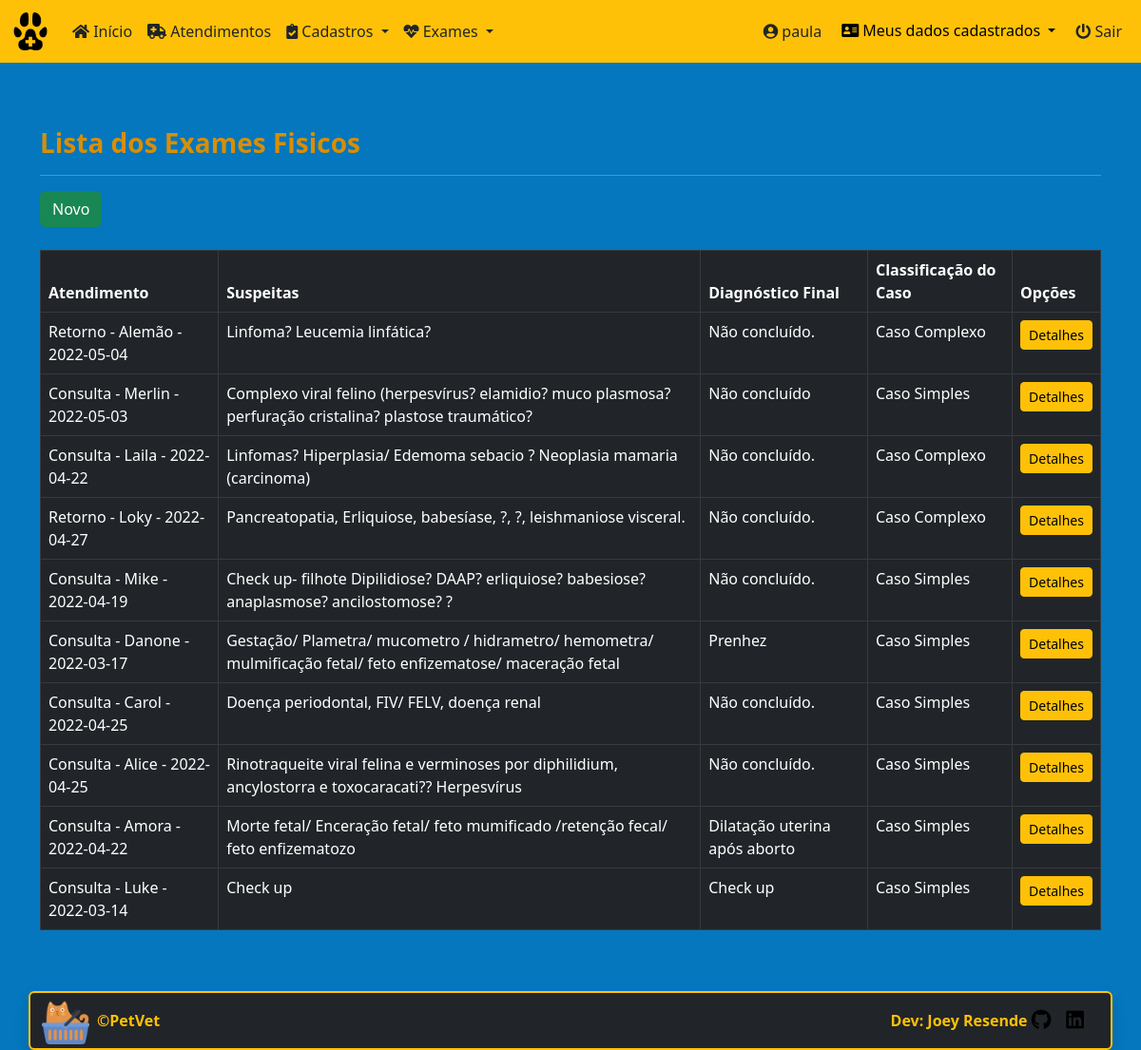
The page /petvet/physical_exams/ (signed in) on the database its author committed.
### core/models.py (models this page shows, shortened)
class PhysicalExam(models.Model):
    medical_care = models.ForeignKey(
        'MedicalCare', on_delete=models.PROTECT, null=True, verbose_name='Atendimento')
    choice_conduct = models.CharField(
        max_length=9, choices=conduct, verbose_name='Conduta')
    weight = models.DecimalField(
        max_digits=6, decimal_places=3, verbose_name='Peso', default=0)
    choice_consciousness = models.CharField(
        max_length=18, choices=consciousness, verbose_name='Nivel de Consciência')
    stance = models.CharField(max_length=30, verbose_name='Postura')
    hydration = models.CharField(max_length=30, verbose_name='Hidratação')
    choice_nutricional_status = models.CharField(
        max_length=18, choices=nutricional_status, verbose_name='Estado Nutricional')
    oculopalpebral = models.CharField(
        max_length=30, default='Não Permitiu', verbose_name='Mucosa Oculopalpebral')
    bucal = models.CharField(
        max_length=30, default='Não Permitiu', verbose_name='Mucosa Bucal')
    genital = models.CharField(
        max_length=30, default='Não Permitiu', verbose_name='Mucosa Genital')
    choice_dental_calculus = models.CharField(
        max_length=18, choices=dental_calculus, verbose_name='Cálculo Dentário')
    choice_dental_loss = models.CharField(
        max_length=29, choices=dental_loss, verbose_name='Perda Dentário')
    gengivite = models.CharField(
        max_length=18, choices=dental_calculus, verbose_name='Gengivite')
    choice_ulcera = models.CharField(
        max_length=12, choices=ulcera, verbose_name='Úlcera')
    choice_halitose = models.CharField(
        max_length=18, choices=dental_calculus, verbose_name='Halitose')
    linfonodos = models.CharField(max_length=60, verbose_name='Linfonodos')
    fc = models.CharField(max_length=30, default=0, verbose_name='FC')
    fr = models.CharField(max_length=30, default=0, verbose_name='FR')
    tpc = models.CharField(max_length=30, default=0, verbose_name='TPC')
    tr = models.CharField(max_length=30, default=0, verbose_name='TR')
    pulse = models.CharField(max_length=30, default=0, verbose_name='Pulso')
    choice_auscu_cardio = models.CharField(
        max_length=26, choices=auscu_cardio, verbose_name='Ausculta Cardíaca')
    heart_rate = models.CharField(
        max_length=30, default=0, verbose_name='Ritmo Cardíaco')
    choice_auscu_pulmonar = models.CharField(
        max_length=17, choices=auscu_pulmonar, verbose_name='Ausculta Pulmonar')
    choice_percu_pulmonar = models.CharField(
        max_length=17, choices=percu_pulmonar, verbose_name='Percussão Pulmonar')
    palpa_abdominal = models.CharField(
        max_length=60, verbose_name='Palpação Abdominal')
    choice_mamas = models.CharField(
        max_length=17, choices=mamas, verbose_name='Mamas/Tetos')
    choice_nodulo = models.CharField(
        max_length=17, choices=nodulo, verbose_name='Nódulos')
    choice_nodulo_pain = models.CharField(
        max_length=30, choices=castrated_status, verbose_name='Dor Nódulo')
    choice_local_pain = models.CharField(
        max_length=30, choices=local_pain, verbose_name='Local da Dor')
    choice_pain_m = models.CharField(
        max_length=3, choices=pain_m, verbose_name='Código Região')
    genital_region = models.CharField(
        max_length=30, default='Normal', verbose_name='Região Genital')
    choice_ectoparasitas = models.CharField(
        max_length=30, choices=parasitas, verbose_name='Ectoparasitas')
    ectoparasitas_intensity = models.CharField(
        max_length=30,  null=True, blank=True, verbose_name='Intensidade dos Parasitas')
    pelage = models.CharField(
        max_length=60, default='Normal', verbose_name='Pelagem')
    ears = models.CharField(
        max_length=60, default='Normal', verbose_name='Orelhas')
    diag_differ = models.TextField(
        max_length=1000, verbose_name='Suspeitas')
    diag_final = models.TextField(
        max_length=1000, verbose_name='Diagnósticos Definitivos')
    case_classification = models.CharField(
        max_length=13, choices=classifier, verbose_name='Classificação de caso')
    class Meta:
        ordering = ['id']

class MedicalCare(models.Model):
    id = models.AutoField(primary_key=True)
    date = models.DateField(default=date.today, verbose_name='Data')
    time = models.TimeField(verbose_name='Hora')
    pet_name = models.ForeignKey(
        'Pets', on_delete=models.PROTECT, null=True, verbose_name='Nome do Pet')
    procedure = models.CharField(
        max_length=8, choices=procedures, verbose_name='Tipo de atendimento')
    vet_name = models.ForeignKey(
        'Vet', on_delete=models.PROTECT, null=True, verbose_name='Veterinario')
    sedative = models.CharField(
        max_length=8, choices=type_sedative, default='Não', verbose_name='Tipo de sedativo')
    report = models.TextField(
        max_length=1000, verbose_name='Relato do problema')
    class Meta:
        ordering = ['-date']
    def __str__(self):
        return f'{self.procedure} - {self.pet_name} - {self.date}'

class Pets(models.Model):
    id = models.AutoField(primary_key=True)
    pet_name = models.CharField(
        max_length=30, verbose_name='Nome do Pet')
    species = models.CharField(
        max_length=20, verbose_name='Espécie')
    breed = models.CharField(
        max_length=30, verbose_name='Raça')
    gender = models.CharField(
        max_length=5, choices=sex_status, verbose_name='Gênero')
    date_of_birth = models.DateField(
        null=True, blank=True, verbose_name='Data de Nascimento')
    castrated = models.CharField(
        max_length=3, choices=castrated_status, default='N', verbose_name='Castrado?')
    weight = models.DecimalField(
        max_digits=6, decimal_places=3, verbose_name='Peso', default=0)
    tutor_name = models.ForeignKey(
        'Tutor', on_delete=models.PROTECT, null=True, verbose_name='Nome do Tutor')
    class Meta:
        ordering = ['-id']
    def __str__(self):
        return self.pet_name

### core/views.py (the view)
# urls.py: path('physical_exams/', PhysicalExamList.as_view(), name='physical_exams'),
class PhysicalExamList(LoginRequiredMixin, ListView):
    login_url = reverse_lazy('login')
    model = PhysicalExam
    template_name = 'core/physical_exam_list.html'

### core/templates/core/physical_exam_list.html (shortened to what this page needs)
{% extends 'core/base_model.html' %}
{% load static %}
{% block content %}
<h3><strong>Lista dos Exames Fisicos</strong></h3>
<hr>
<a href="{% url 'physical_exam_new' %}" class="btn btn-success btn">Novo</a><br><br>
<div class="table-responsive">
  <table class="table table-bordered table-hover table-dark" id="physical_exam_table">
    <thead class="thead-dark bg-dark">
      <tr>
        <th>Atendimento</th>
        <th>Suspeitas</th>
        <th>Diagnóstico Final</th>
        <th>Classificação do Caso</th>
        <th>Opções</th>
      </tr>
    </thead>
    <tbody>
      {% for each in object_list %}
      <tr>
        <td>{{ each.medical_care }}</td>
        <td>{{ each.diag_differ }}</td>
        <td>{{ each.diag_final }}</td>
        <td>{{ each.case_classification }}</td>
        <td>
          <a href="{% url 'physical_exam_detail' each.pk %}" class="btn btn-warning btn-sm">Detalhes</a>
        </td>
      </tr>
      {% empty %}
      <tr>
        <td colspan="6">Nenhum exame fisico geral cadastrado.</td>
      </tr>
      {% endfor %}
    </tbody>
  </table>
</div>
{% endblock %}

### core/templates/core/base_model.html (shortened to what this page needs)
{% load static %}
<!DOCTYPE html>
<html lang="pt-br" class="h-100">
<head>
  <link rel="stylesheet" href="{% static 'css/bootstrap.min.css/' %}" />
  <link rel="stylesheet" href="https://cdnjs.cloudflare.com/ajax/libs/font-awesome/5.11.2/css/all.css">
  <link rel="stylesheet" href="{% static 'css/styles.css/' %}" />
  <link rel="stylesheet" type="text/css" href="https://cdn.datatables.net/v/bs5/dt-1.11.5/datatables.min.css" />
</head>
<body class="d-flex flex-column h-100">
  <main role="main" class="flex-shrink-0  ">
    {% block menu %}
    <nav class="navbar navbar-expand-lg bg-warning" aria-label="Sixth navbar example">
      <div class="container-fluid">
        <a class="navbar-brand" href="{% url 'index' %}">
          <img src="{% static 'img/favicon.ico/' %}" height="40" alt="" />
        </a>
        <div class="collapse navbar-collapse" id="navbarsExample06">
          <ul class="navbar-nav me-auto mb-2 mb-xl-0">
            <li class="nav-item">
              <a class="nav-link text-dark" href="{% url 'index' %}">
                <i class="fa fa-home" aria-hidden="true"></i>
                Início
              </a>
            </li>
            <li class="nav-item">
              <a class="nav-link text-dark" href="{% url 'medical_cares' %}">
                <i class="fas fa-ambulance" aria-hidden="true"></i>
                Atendimentos
              </a>
            </li>
            <li class="nav-item dropdown">
              <a class="nav-link text-dark dropdown-toggle" href="#" data-bs-toggle="dropdown" aria-expanded="false">
                <i class="fas fa-clipboard-check" aria-hidden="true"></i>
                Cadastros
              </a>
            </li>
            <li class="nav-item dropdown">
              <a class="nav-link text-dark dropdown-toggle" href="#" data-bs-toggle="dropdown" aria-expanded="false">
                <i class="fas fa-heartbeat" aria-hidden="true"></i>
                Exames
              </a>
            </li>
          </ul>
          <div class="collapse navbar-collapse d-lg-flex justify-content-end">
            <ul class="navbar-nav bd-navbar-nav flex=row">
              {% if request.user.is_authenticated %}
              <li class="nav-item">
                <a class="nav-link text-dark" href="{% url 'meus_dados' %}">
                  <i class="fas fa-user-circle" aria-hidden="true"></i>
                  <span id="username">{{ request.user }}</span>
                </a>
              </li>
              <div class="dropdown">
                <button type="button" class="btn btn-warning dropdown-toggle" data-bs-toggle="dropdown" aria-expanded="false" data-bs-auto-close="outside">
                  <i class="fas fa-address-card" aria-hidden="true"></i>
                  Meus dados cadastrados
                </button>
              </div>
              <li class="nav-item">
                <a class="nav-link text-dark" href="{% url 'logout' %}">
                  <i class="fas fa-power-off" aria-hidden="true"></i>
                  Sair
                </a>
              </li>
              {% endif %}
            </ul>
          </div>
         </div>
      </div>
    </nav>
    {% endblock %}
    <div class="container py-5">
      {% block content %}
      {% endblock %}
    </div>
  </main>
{% block footer %}
<div class="container border border-warning border-2  rounded shadow bg-dark">
  <footer class="d-flex flex-wrap justify-content-between align-items-center py-1">
    <div class="col-md-4 d-flex align-items-center">
      <a href="{% url 'index' %}" class="mb-3 me-2 mb-md-0">
        <img src="{% static 'img/cat_yellow.png/' %}" width="50" height="50" alt="">
      </a>
      <span class="mb-3 mb-md-0 text-warning"><strong>&copy;PetVet</strong></span>
    </div>
    <ul class="nav col-md-4 justify-content-end list-unstyled d-flex">
      <li class="ms-3 text-warning"><strong>Dev: Joey Resende</strong>  <a href="https://github.com/Joey-Resende" target="_blank">
        <i class="fab fa-github fa-lg text-black" aria-hidden="true"></i>
      </a></li>
      <li class="ms-3"><a href="https://www.linkedin.com/in/givanildo-resende/" target="_blank">
        <i class="fab fa-linkedin fa-lg text-black" aria-hidden="true"></i>
      </a></li>
    </ul>
  </footer>
</div>
{% endblock %}
</body>
</html>

### static/css/styles.css (style rules this page uses)
:root { --preto: #000000; --branco-1: #ffffff; --branco-2: #E0E2DD; --azul-1: #0477BF; --azul-2: #0388A6; --azul-3: #003570; --amarelo-1: #F2CB05; --amarelo-2: #D98E04; }
body { background-color: var(--azul-1); color: var(--preto); padding-bottom: 20px; }
h3 { color: var(--amarelo-2); }
div { color: var(--branco-1); }
.navbar { background-color: var(--amarelo-1); color: var(--amarelo-2); margin-bottom: 20px; }

### rows shown on the page
PhysicalExam: medical_care "Retorno - Alemão - 2022-05-04", diag_differ "Linfoma? Leucemia linfática?", diag_final "Não concluído.", case_classification "Caso Complexo"
PhysicalExam: medical_care "Consulta - Merlin - 2022-05-03", diag_differ "Complexo viral felino (herpesvírus? elamidio? muco plasmosa? perfuração cristalina? plastose traumático?", diag_final "Não concluído", case_classification "Caso Simples"
PhysicalExam: medical_care "Consulta - Laila - 2022-04-22", diag_differ "Linfomas? Hiperplasia/ Edemoma sebacio ? Neoplasia mamaria (carcinoma)", diag_final "Não concluído.", case_classification "Caso Complexo"
PhysicalExam: medical_care "Retorno - Loky - 2022-04-27", diag_differ "Pancreatopatia, Erliquiose, babesíase, ?, ?, leishmaniose visceral.", diag_final "Não concluído.", case_classification "Caso Complexo"
PhysicalExam: medical_care "Consulta - Mike - 2022-04-19", diag_differ "Check up- filhote Dipilidiose? DAAP? erliquiose? babesiose? anaplasmose? ancilostomose? ?", diag_final "Não concluído.", case_classification "Caso Simples"
PhysicalExam: medical_care "Consulta - Danone - 2022-03-17", diag_differ "Gestação/ Plametra/ mucometro / hidrametro/ hemometra/ mulmificação fetal/ feto enfizematose/ maceração fetal", diag_final "Prenhez", case_classification "Caso Simples"
PhysicalExam: medical_care "Consulta - Carol - 2022-04-25", diag_differ "Doença periodontal, FIV/ FELV, doença renal", diag_final "Não concluído.", case_classification "Caso Simples"
PhysicalExam: medical_care "Consulta - Alice - 2022-04-25", diag_differ "Rinotraqueite viral felina e verminoses por diphilidium, ancylostorra e toxocaracati?? Herpesvírus", diag_final "Não concluído.", case_classification "Caso Simples"
PhysicalExam: medical_care "Consulta - Amora - 2022-04-22", diag_differ "Morte fetal/ Enceração fetal/ feto mumificado /retenção fecal/ feto enfizematozo", diag_final "Dilatação uterina após aborto", case_classification "Caso Simples"
PhysicalExam: medical_care "Consulta - Luke - 2022-03-14", diag_differ "Check up", diag_final "Check up", case_classification "Caso Simples"

### other values the page prints
{{ request.user }} "paula"
